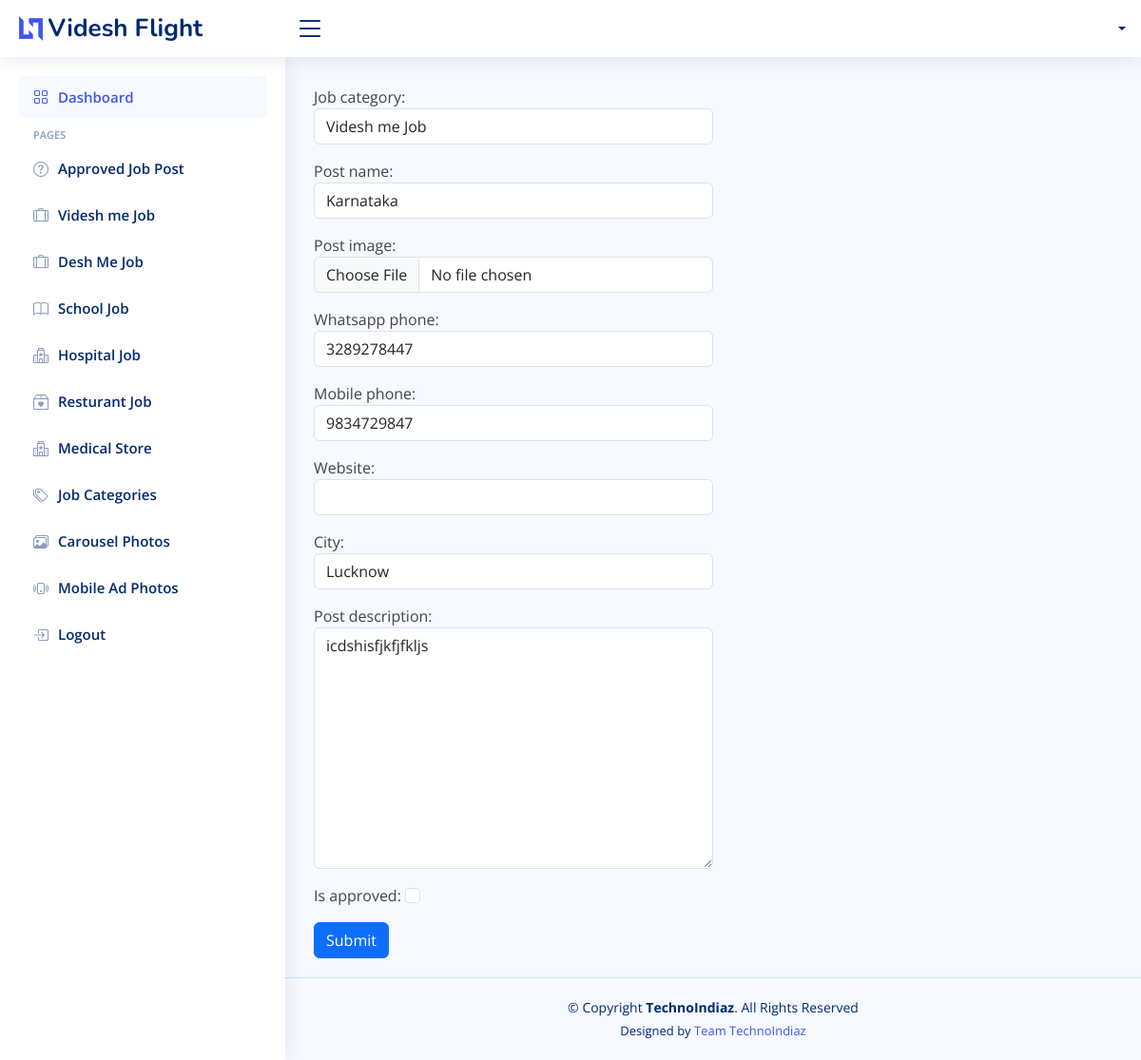
The page /job_post/5/update/ on the database as committed earlier.
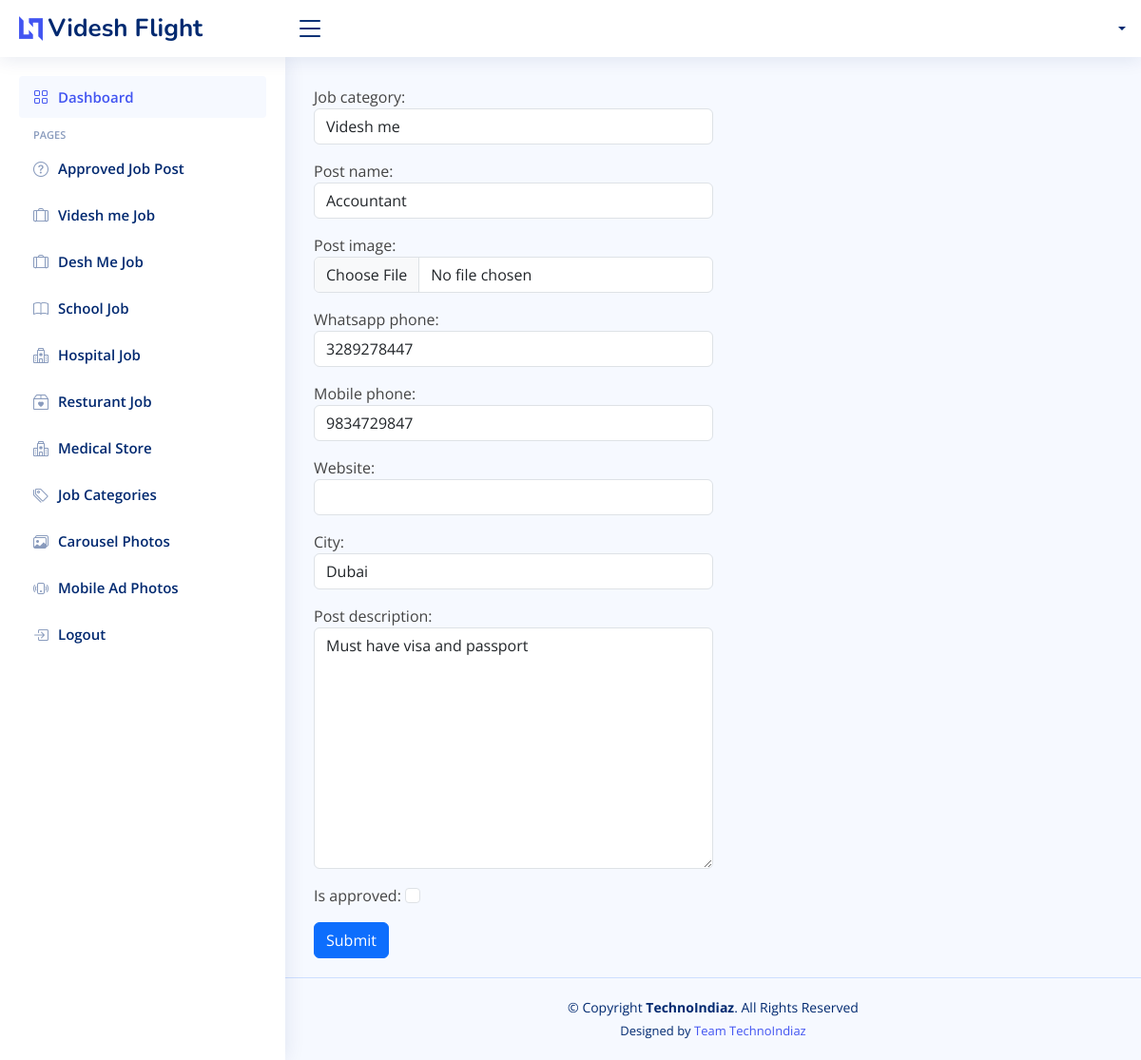
The same page on the database as committed later.
### job/models.py (models this page shows, shortened)
class JobCategory(models.Model):
    job_category_id = models.AutoField(primary_key=True)
    job_category_name = models.CharField(max_length=100)
    job_category_description = models.CharField(max_length=200, blank=True, null=True)
    is_active = models.BooleanField(default=False)
    created_at = models.DateTimeField(auto_now_add=True)
    updated_at = models.DateTimeField(auto_now=True)
    def __str__(self):
        return self.job_category_name

class JobPost(models.Model):
    id = models.AutoField(primary_key=True)
    job_category = models.ForeignKey(JobCategory, on_delete=models.DO_NOTHING, null=True, blank=True)
    post_name = models.CharField(max_length=200)
    post_image = models.ImageField(upload_to='job_posts', validators=[validate_image_size])
    whatsapp_phone = models.IntegerField(blank=True, null=True)
    mobile_phone = models.IntegerField()
    website = models.URLField(blank=True, null=True)
    city = models.CharField(max_length=100)
    post_description = models.TextField()
    is_approved = models.BooleanField(default=False, null=True, blank=True)
    is_active = models.BooleanField(default=False, null=True, blank=True)
    created_at = models.DateTimeField(auto_now_add=True)
    updated_at = models.DateTimeField(auto_now=True)
    class Meta:
        ordering = ['created_at']

### job/views.py (the view)
# urls.py: path('job_post/<int:pk>/update/', views.JobPostUpdateView.as_view(), name='job_post_update'),
class JobPostUpdateView(UpdateView):
    form_class = JobPostForm
    model = JobPost
    template_name = "job/update_job_post.html"
    success_url = reverse_lazy('job:job-list')

### job/forms.py
class JobPostForm(forms.ModelForm):
    class Meta:
        model = JobPost
        fields = ['job_category', 'post_name', 'post_image', 'whatsapp_phone', 'mobile_phone', 'website', 'city', 'post_description', 'is_approved']
        widgets = {
            'job_category': forms.Select(attrs={'class':'form-control'}),
            'post_name': forms.TextInput(attrs={'class': 'form-control'}),
            'post_image': forms.FileInput(attrs={'class':'form-control'}),
            'whatsapp_phone':forms.NumberInput(attrs={'class':'form-control'}),
            'mobile_phone':forms.NumberInput(attrs={'class':'form-control'}),
            'website':forms.TextInput(attrs={'class':'form-control'}),
            'city':forms.TextInput(attrs={'class':'form-control'}),
            'post_description': forms.Textarea(attrs={'class': 'form-control'}),
            'is_approved':forms.CheckboxInput(attrs={'class': 'form-check-input'}),
                   }

### job/templates/job/update_job_post.html (shortened to what this page needs)
{% extends "job/base.html" %}
{% block page_content %}
<div class="col-lg-6 col-md-6">
    <form action="" method="post" enctype="multipart/form-data" class="">
  {% for fm in form %}
      <div class="form-group mb-3">
      {{fm.label_tag}} {{fm}} <small class="text-danger">{{fm.error|striptags}}</small>
      </div>
      {% endfor %}
      <button type="submit" class="btn btn-primary">Submit</button>
    </form>
  </div>
{% endblock page_content %}

Rows that differ between the two databases and show on the page:
computed for JobCategory: job_category "Videsh me Job" → "Videsh me"
changed JobPost: post_name "Karnataka" → "Accountant"; city "Lucknow" → "Dubai"; post_description "icdshisfjkfjfkljs" → "Must have visa and passport"
